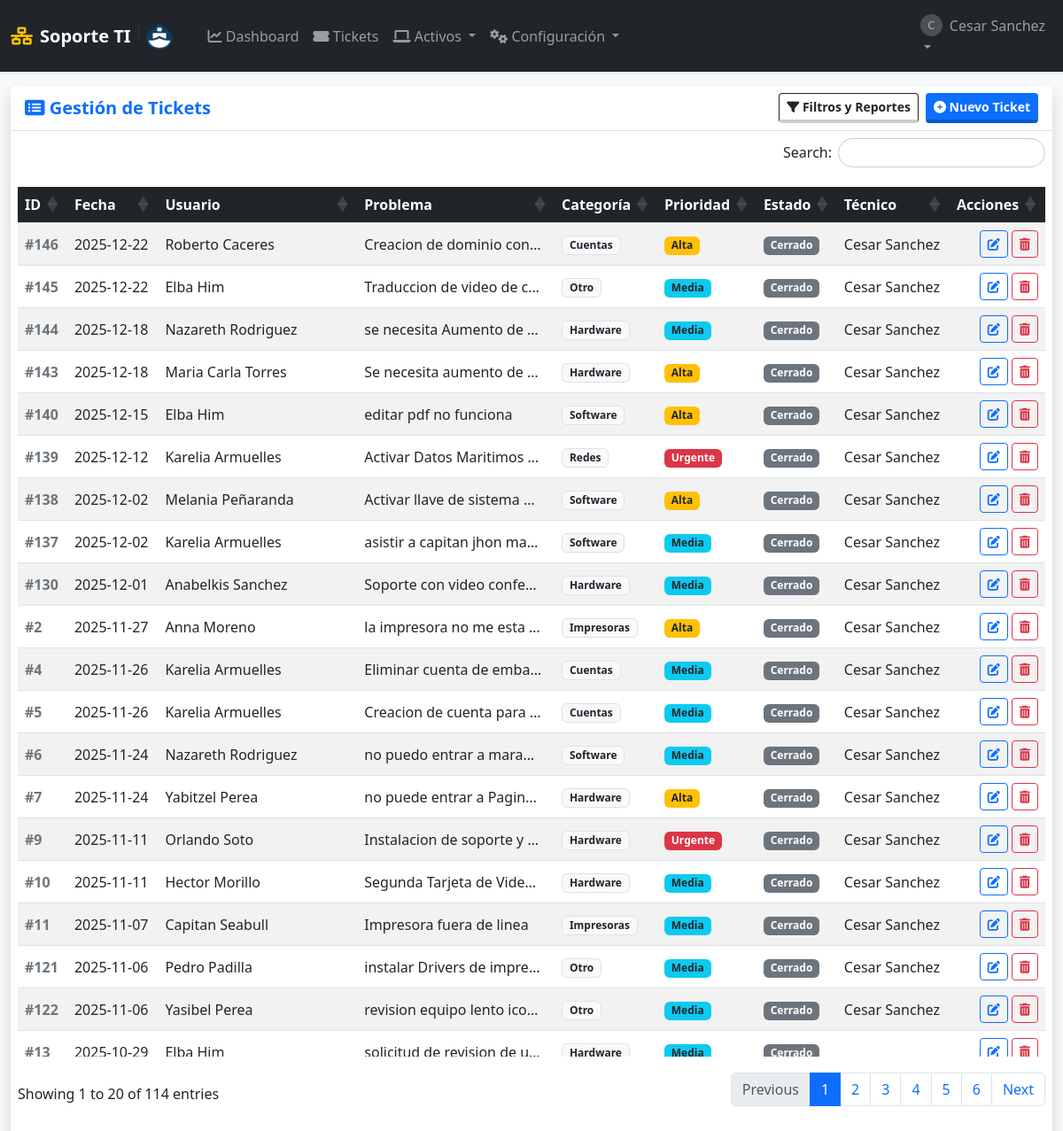
Before: /soportes (signed in) with the older database file.
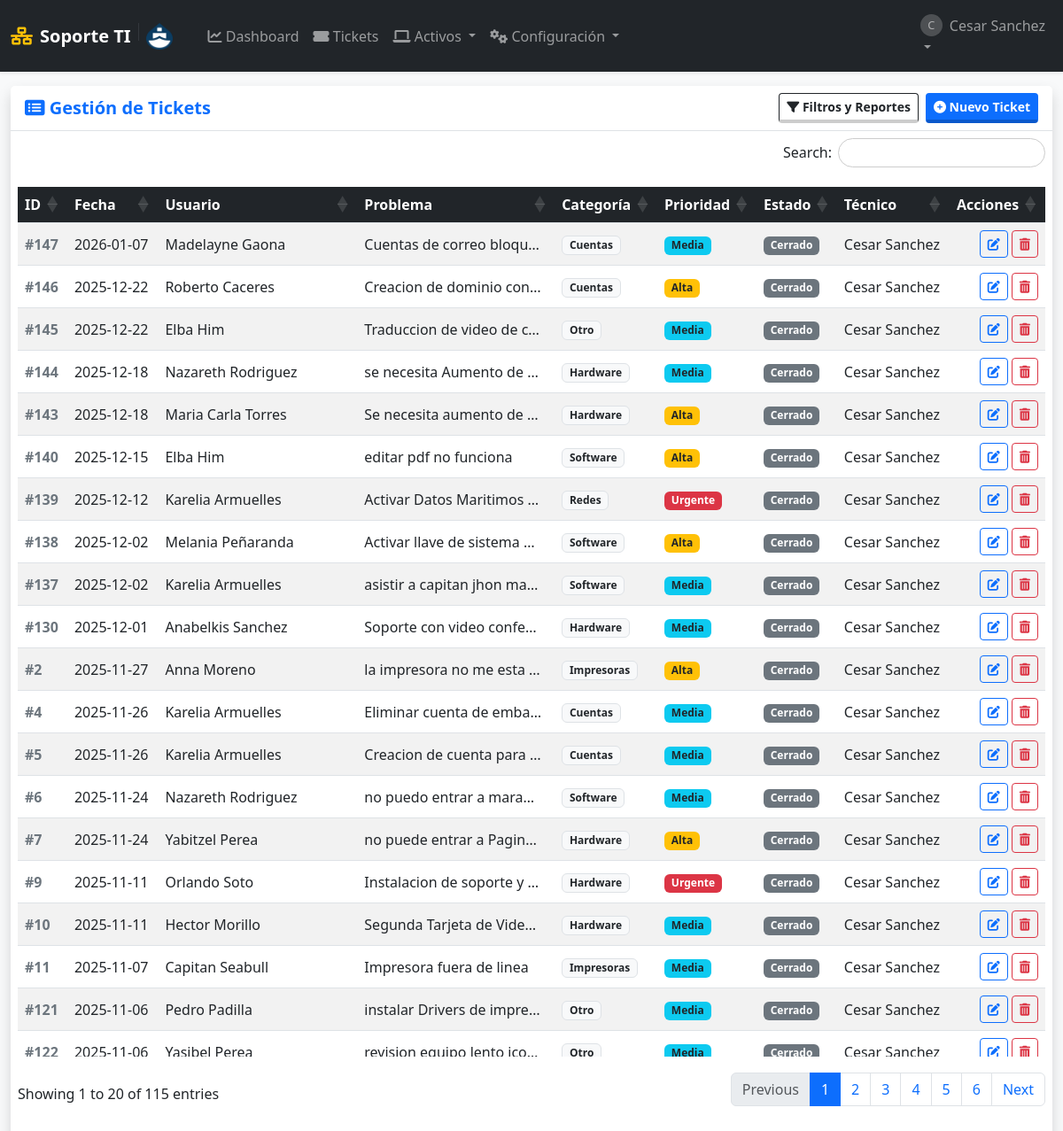
After: the same page with the newer database file.
### tables this page shows
CREATE TABLE usuarios (
            id INTEGER PRIMARY KEY AUTOINCREMENT,
            username TEXT UNIQUE NOT NULL,
            email TEXT UNIQUE,
            password_hash TEXT NOT NULL,
            role TEXT NOT NULL DEFAULT 'user' CHECK(role IN ('admin', 'user', 'tecnico')),
            departamento TEXT,
            fecha_creacion TIMESTAMP DEFAULT CURRENT_TIMESTAMP
        );

CREATE TABLE soportes (
            id INTEGER PRIMARY KEY AUTOINCREMENT,
            fecha_creacion TIMESTAMP DEFAULT CURRENT_TIMESTAMP,
            
            usuario_id INTEGER NOT NULL,  -- Quién reporta
            tecnico_id INTEGER,           -- Quién atiende
            equipo_id INTEGER,            -- Equipo afectado (opcional)
            
            problema TEXT NOT NULL,
            descripcion_detallada TEXT,
            
            estado TEXT NOT NULL DEFAULT 'Abierto',
            prioridad TEXT NOT NULL DEFAULT 'Media',
            categoria TEXT NOT NULL DEFAULT 'Otro',
            
            solucion TEXT,
            fecha_inicio DATE,
            fecha_finalizacion DATE,
            
            FOREIGN KEY (usuario_id) REFERENCES usuarios (id) ON DELETE CASCADE,
            FOREIGN KEY (tecnico_id) REFERENCES usuarios (id) ON DELETE SET NULL,
            FOREIGN KEY (equipo_id) REFERENCES equipos (id) ON DELETE SET NULL
        );

### app.py (the view)
@app.route('/soportes')
@login_required
def lista_soportes():
    db = get_db()
    f_inicio = request.args.get('fecha_inicio')
    f_fin = request.args.get('fecha_fin')
    f_categoria = request.args.get('categoria')
    f_prioridad = request.args.get('prioridad')
    f_estado = request.args.get('estado')
    f_tecnico = request.args.get('tecnico_id')
    query = """
        SELECT s.*, u.username as nombre_usuario, t.username as nombre_tecnico
        FROM soportes s
        JOIN usuarios u ON s.usuario_id = u.id
        LEFT JOIN usuarios t ON s.tecnico_id = t.id
        WHERE 1=1
    """
    params = []
    if session['role'] == 'user':
        query += " AND s.usuario_id = ?"
        params.append(session['user_id'])
    if f_inicio and f_fin:
        query += " AND date(s.fecha_creacion) BETWEEN ? AND ?"
        params.extend([f_inicio, f_fin])
    if f_categoria and f_categoria != 'Todos':
        query += " AND s.categoria = ?"
        params.append(f_categoria)
    if f_prioridad and f_prioridad != 'Todos':
        query += " AND s.prioridad = ?"
        params.append(f_prioridad)
    if f_estado and f_estado != 'Todos':
        query += " AND s.estado = ?"
        params.append(f_estado)
    if f_tecnico and f_tecnico != 'Todos':
        query += " AND s.tecnico_id = ?"
        params.append(f_tecnico)
    query += """ ORDER BY CASE WHEN s.estado IN ('Abierto', 'En Proceso') THEN 0 ELSE 1 END ASC, s.fecha_creacion DESC """
    tickets = db.execute(query, params).fetchall()
    tecnicos = db.execute("SELECT id, username FROM usuarios WHERE role IN ('admin', 'tecnico')").fetchall()
    return render_template('lista_soportes.html', soportes=tickets, tecnicos=tecnicos, categorias=CATEGORIAS, prioridades=PRIORIDADES, estados=ESTADOS)

### app.py (called while the page is built)
def get_db():
    if 'db' not in g:
        g.db = sqlite3.connect(app.config['DB_FILE'])
        g.db.row_factory = sqlite3.Row
        g.db.execute("PRAGMA foreign_keys = ON")
    return g.db

def login_required(f):
    @wraps(f)
    def decorated_function(*args, **kwargs):
        if 'user_id' not in session:
            flash('Por favor, inicia sesión.', 'warning')
            return redirect(url_for('login'))
        return f(*args, **kwargs)
    return decorated_function

### templates/lista_soportes.html (shortened to what this page needs)
{% extends "layout.html" %}
{% block content %}
<div class="card shadow h-100 border-0">
    <div class="card-header bg-white py-2 border-bottom d-flex justify-content-between align-items-center">
        <h5 class="mb-0 text-primary fw-bold"><i class="fas fa-list-alt"></i> Gestión de Tickets</h5>
        <div class="d-flex gap-2">
            <button class="btn btn-outline-dark btn-sm" type="button" data-bs-toggle="collapse" data-bs-target="#panelFiltros">
                <i class="fas fa-filter"></i> Filtros y Reportes
            </button>
            <a href="{{ url_for('agregar') }}" class="btn btn-primary btn-sm">
                <i class="fas fa-plus-circle"></i> Nuevo Ticket
            </a>
        </div>
    </div>
    <div class="card-body p-2">
        <table class="table table-striped table-hover tabla-enterprise w-100 align-middle">
            <thead>
                <tr>
                    <th>ID</th>
                    <th>Fecha</th>
                    <th>Usuario</th>
                    <th>Problema</th>
                    <th>Categoría</th>
                    <th>Prioridad</th>
                    <th>Estado</th>
                    <th>Técnico</th>
                    <th>Acciones</th>
                </tr>
            </thead>
            <tbody>
                {% for soporte in soportes %}
                <tr>
                    <td class="fw-bold text-secondary">#{{ soporte.id }}</td>
                    <td data-order="{{ soporte.fecha_creacion }}">
                        {{ soporte.fecha_creacion[:10] }}
                    </td>
                    <td>{{ soporte.nombre_usuario }}</td>
                    <td title="{{ soporte.problema }}">
                        <div style="max-width: 200px; white-space: nowrap; overflow: hidden; text-overflow: ellipsis;">
                            {{ soporte.problema }}
                        </div>
                    </td>
                    <td><span class="badge bg-light text-dark border">{{ soporte.categoria }}</span></td>
                    <td>
                        {% if soporte.prioridad == 'Urgente' %}<span class="badge bg-danger">Urgente</span>
                        {% elif soporte.prioridad == 'Alta' %}<span class="badge bg-warning text-dark">Alta</span>
                        {% else %}<span class="badge bg-info text-dark">{{ soporte.prioridad }}</span>
                        {% endif %}
                    </td>
                    <td>
                        {% if soporte.estado == 'Abierto' %}<span class="badge bg-success">Abierto</span>
                        {% elif soporte.estado == 'En Proceso' %}<span class="badge bg-primary">En Proceso</span>
                        {% elif soporte.estado == 'Resuelto' %}<span class="badge bg-info">Resuelto</span>
                        {% else %}<span class="badge bg-secondary">Cerrado</span>
                        {% endif %}
                    </td>
                    <td>{{ soporte.nombre_tecnico or '' }}</td>
                    <td class="text-end">
                        <div class="d-flex gap-1 justify-content-end">
                            {% if session['role'] in ['admin', 'tecnico'] or session['user_id'] == soporte.usuario_id %}
                                <a href="{{ url_for('editar', ticket_id=soporte.id) }}" class="btn btn-outline-primary btn-sm" title="Ver/Editar">
                                    <i class="fas fa-edit"></i>
                                </a>
                            {% endif %}
                            {% if session['role'] == 'admin' %}
                                <form action="{{ url_for('eliminar_soporte', ticket_id=soporte.id) }}" method="POST" onsubmit="return confirm('⚠️ ¿Eliminar Ticket #{{ soporte.id }}?\nEsta acción es irreversible.');">
                                    <button class="btn btn-outline-danger btn-sm" title="Eliminar Ticket">
                                        <i class="fas fa-trash-alt"></i>
                                    </button>
                                </form>
                            {% endif %}
                        </div>
                    </td>
                </tr>
                {% endfor %}
            </tbody>
        </table>
    </div>
</div>
{% endblock %}

### templates/layout.html (shortened to what this page needs)
<!DOCTYPE html>
<html lang="es">
<head>
    <link href="https://cdn.jsdelivr.net/npm/bootstrap@5.3.0/dist/css/bootstrap.min.css" rel="stylesheet">
    <link rel="stylesheet" href="https://cdnjs.cloudflare.com/ajax/libs/font-awesome/6.0.0/css/all.min.css">
    <link rel="stylesheet" href="https://cdn.datatables.net/1.13.4/css/dataTables.bootstrap5.min.css">
    <link rel="stylesheet" href="https://cdn.datatables.net/responsive/2.4.1/css/responsive.bootstrap5.min.css">
    <link rel="stylesheet" href="https://cdn.datatables.net/buttons/2.3.6/css/buttons.bootstrap5.min.css">
    <link rel="stylesheet" href="{{ url_for('static', filename='css/style.css') }}">
</head>
<body class="bg-light sap-mode">
    <nav class="navbar navbar-expand-lg navbar-dark bg-dark shadow-sm z-index-1000">
        <div class="container-fluid">
            <a class="navbar-brand fw-bold d-flex align-items-center" href="{{ url_for('dashboard') }}">
                <i class="fas fa-network-wired me-2 text-warning"></i>
                Soporte TI
                <img src="{{ url_for('static', filename='img/logo.png') }}" alt="Logo Empresa" height="30" class="d-inline-block align-text-top">
            </a>
            <div class="collapse navbar-collapse" id="navbarNav">
                {% if session.get('user_id') %}
                <ul class="navbar-nav me-auto ms-3">
                    <li class="nav-item">
                        <a class="nav-link" href="{{ url_for('dashboard') }}"><i class="fas fa-chart-line"></i> Dashboard</a>
                    </li>
                    <li class="nav-item">
                        <a class="nav-link" href="{{ url_for('lista_soportes') }}"><i class="fas fa-ticket-alt"></i> Tickets</a>
                    </li>
                    {% if session.get('role') in ['admin', 'tecnico'] %}
                    <li class="nav-item dropdown">
                        <a class="nav-link dropdown-toggle" href="#" data-bs-toggle="dropdown">
                            <i class="fas fa-laptop"></i> Activos
                        </a>
                    </li>
                    {% endif %}
                    {% if session.get('role') == 'admin' %}
                    <li class="nav-item dropdown">
                        <a class="nav-link dropdown-toggle" href="#" data-bs-toggle="dropdown">
                            <i class="fas fa-cogs"></i> Configuración
                        </a>
                    </li>
                    {% endif %}
                </ul>
                <ul class="navbar-nav">
                    <li class="nav-item dropdown">
                        <a class="nav-link dropdown-toggle" href="#" data-bs-toggle="dropdown">
                            <div class="d-flex align-items-center">
                                <div class="avatar-circle-sm me-2">{{ session.get('username')[0].upper() }}</div>
                                {{ session.get('username') }}
                            </div>
                        </a>
                    </li>
                </ul>
                {% endif %}
            </div>
        </div>
    </nav>
    <main class="container-fluid py-3 main-container">
        {% block content %}{% endblock %}
    </main>
</body>
</html>

### static/css/style.css (style rules this page uses)
body.sap-mode { height: 100vh; display: flex; flex-direction: column; margin: 0; overflow: hidden; }
.main-container { flex: 1; overflow-y: auto; padding-bottom: 20px; width: 100%; }
.btn { transition: all 0.15s ease-in-out; border-bottom: 4px solid rgba(0,0,0,0.2) !important; font-weight: 600; }
.btn-outline-primary, .btn-outline-secondary, .btn-outline-danger { border-bottom: 1px solid currentColor !important; }
.avatar-circle-sm { width: 25px; height: 25px; background-color: #ffffff33; border-radius: 50%; text-align: center; line-height: 25px; font-size: 0.8em; }
table.dataTable thead th { background-color: #212529; color: white; position: sticky; top: 0; z-index: 10; }
body::before { content: ""; position: fixed; top: 0; left: 0; width: 100%; height: 100%; background-image: url('../img/logo.png'); background-repeat: no-repeat; background-position: center center; background-size: 500px; opacity: 0.05; z-index: -1; pointer-events: none; }

Changed rows visible on the page:
no longer on this page (row unchanged): soportes: id "13", fecha_creacion "2025-10-29", nombre_usuario "Elba Him", problema "solicitud de revision de u…", categoria "Hardware", prioridad "Media", estado "Cerrado"
added soportes: id "147", fecha_creacion "2026-01-07", nombre_usuario "Madelayne Gaona", problema "Cuentas de correo bloqu…", categoria "Cuentas", prioridad "Media", estado "Cerrado", username "Cesar Sanchez"
Other visible differences:
text written by a page script: "Search: Showing 1 to 20 of 114 entries Previous 1 2 3 4 5 6 Next" → "Search: Showing 1 to 20 of 115 entries Previous 1 2 3 4 5 6 Next"
